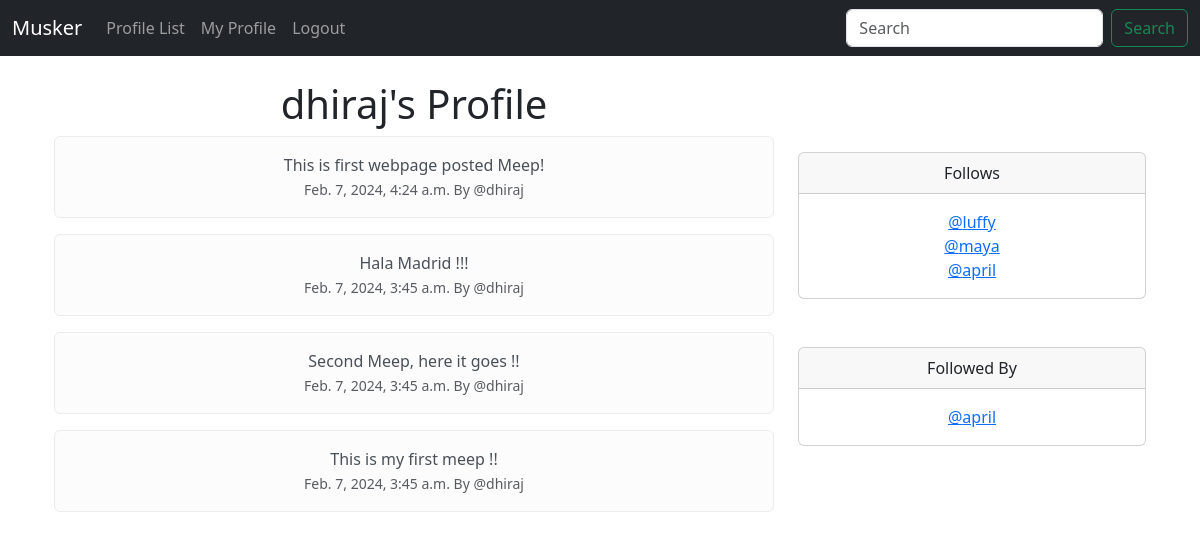
Screenshot of /profile/1 (signed in) with the database file from the repository.
### muskeer/models.py (models this page shows, shortened)
class Profile(models.Model):
    user = models.OneToOneField(User, on_delete = models.CASCADE) #Associating one user to one profile
    follows = models.ManyToManyField("self", related_name="followed_by", symmetrical=False, blank=True)
    modifiedDate = models.DateTimeField(auto_now = True)
    def __str__(self):
        return self.user.username

class Meep(models.Model):
    user = models.ForeignKey(
        User, related_name = 'meeps', on_delete = models.DO_NOTHING
    )
    body = models.CharField(max_length = 200)
    createdAt = models.DateTimeField(auto_now_add = True)

### muskeer/views.py (the view, shortened to what this page needs)
# urls.py: path('profile/<int:pk>', views.profile, name = 'profile'),
def profile(request, pk):
    if request.user.is_authenticated:
        profile = Profile.objects.get(user = pk)
        meeps = Meep.objects.filter(user = pk).order_by("-createdAt")
        return render(request, 'profile.html', {'profile': profile, 'meeps':meeps})
    else:
        messages.success(request, ("You must be logged in to view this page"))
        return redirect('home')

### muskeer/templates/profile.html (shortened to what this page needs)
{% extends 'base.html' %}
{% block content %}
{% if profile %}
<div class="container text-center">
    <div class="row">
        <div class="col-8">
            <br>
            <h1>{{profile.user.username}}'s Profile</h1>
            {% for meep in meeps %}
            <div class="alert alert-light" role="alert">{{meep.body}}
                <br>
            <small class = "text-muted">
               {{ meep.createdAt}} By
               @{{meep.user.username}}
            </small>
            </div>
            {% endfor %}
        </div>
        <div class="col-4">
            <br>
            <br>
            <br>
            <br>
            <div class="card">
                <div class="card-header">
                    Follows
                </div>
                <div class="card-body">
                    <p class="card-text">
                        {% for following in profile.follows.all %}
                        <a href="{% url 'profile' following.user.id %}"> @{{following}}<br /> </a>
                        {% endfor %}
                    </p>
                </div>
            </div>
            <br><br>
            <div class="card">
                <div class="card-header">
                    Followed By
                </div>
                <div class="card-body">
                    <p class="card-text">
                        {% for following in profile.followed_by.all %}
                        <a href="{% url 'profile' following.user.id %}"> @{{following}}<br /> </a>
                        {% endfor %}
                    </p>
                </div>
            </div>
            <br>
        </div>
    </div>
    {% endif %}
    {% endblock %}

### rows the page displays
Profile: user.username "dhiraj"
Meep: body "This is first webpage posted Meep!", createdAt "Feb. 7, 2024, 4:24 a.m.", user.username "dhiraj"
Meep: body "Hala Madrid !!!", createdAt "Feb. 7, 2024, 3:45 a.m.", user.username "dhiraj"
Meep: body "Second Meep, here it goes !!", createdAt "Feb. 7, 2024, 3:45 a.m.", user.username "dhiraj"
Meep: body "This is my first meep !!", createdAt "Feb. 7, 2024, 3:45 a.m.", user.username "dhiraj"
Profile: user.username "luffy"
Profile: user.username "maya"
Profile: user.username "april"
